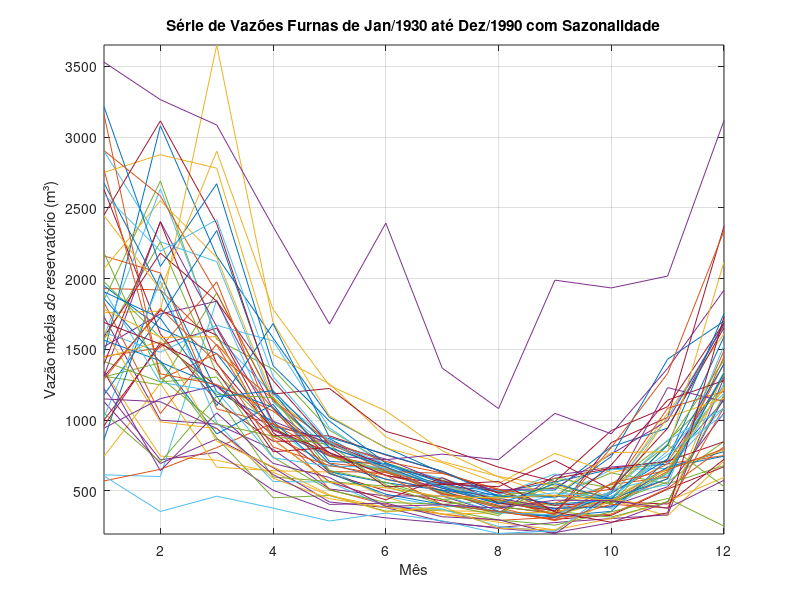

The MATLAB source for this figure: (Note: this script raises an error after producing the figure.)
% DISCIPLINA: TIP7044 - ESTIMAÇÃO E IDENTIFICAÇÃO DE SISTEMAS (2022.2 - T01)
% PROFESSOR: GUILHERME DE ALENCAR BARRETO
% ALUNO(A): ANDREZA COSTA NASCIMENTO
% MATRÍCULA: 544957

% 1º TRABALHO COMPUTACIONAL

%% Parte 1 - Normalização (Método Artigo)

clc;clear; close all;

serie_vazoes = load('furnas.dat');

fig = figure; clf

h = plot(serie_vazoes'); hold on

grid on

% define figure properties
opts.Colors     = get(groot,'defaultAxesColorOrder');
opts.saveFolder = 'img/';
opts.width      = 20;
opts.height     = 10;
opts.fontType   = 'Times';
opts.fontSize   = 24.6;

% add axis labes and legend
axis tight
title('Série de Vazões Furnas de Jan/1930 até Dez/1990 com Sazonalidade')
xlabel('Mês')
ylabel('Vazão média do reservatório (m³)')
%legend('1960','1946','1970','1972','1975')

% scaling
fig.Units               = 'centimeters';
fig.Position(3)         = opts.width;
fig.Position(4)         = opts.height;

% set text properties
set(fig.Children, ...
    'FontName',     'Times', ...
    'FontSize',     23);

% remove unnecessary white space
set(gca,'LooseInset',max(get(gca,'TightInset'), 0.02))
hold off

ln_serie = log(serie_vazoes);
m_serie = mean(ln_serie);
dp_serie = std(ln_serie);
modulo_serie = reshape(((ln_serie-m_serie)./dp_serie)', 1,[]);
serie_vazoes = reshape((serie_vazoes)', 1,[]);

fig = figure; clf

h = plot(serie_vazoes); hold on

grid on

% define figure properties
opts.Colors     = get(groot,'defaultAxesColorOrder');
opts.saveFolder = 'img/';
opts.width      = 20;
opts.height     = 10;
opts.fontType   = 'Times';
opts.fontSize   = 24.6;

% add axis labes and legend
axis tight
title('Série de Vazões Furnas de Jan/1930 até Dez/1990 com Sazonalidade')
xlabel('Mês')
ylabel('Vazão média do reservatório (m³)')
%legend('1960','1946','1970','1972','1975')

% scaling
fig.Units               = 'centimeters';
fig.Position(3)         = opts.width;
fig.Position(4)         = opts.height;

% set text properties
set(fig.Children, ...
    'FontName',     'Times', ...
    'FontSize',     23);

% remove unnecessary white space
set(gca,'LooseInset',max(get(gca,'TightInset'), 0.02))
hold off

fig = figure; clf

h = plot(modulo_serie); hold on

grid on

% define figure properties
opts.Colors     = get(groot,'defaultAxesColorOrder');
opts.saveFolder = 'img/';
opts.width      = 20;
opts.height     = 10;
opts.fontType   = 'Times';
opts.fontSize   = 24.6;

% add axis labes and legend
axis tight
title('Série de Vazões Furnas de Jan/1930 até Dez/1990 sem Sazonalidade')
xlabel('Mês')
ylabel('Vazão média do reservatório (m³)')
%legend('1960','1946','1970','1972','1975')

% scaling
fig.Units               = 'centimeters';
fig.Position(3)         = opts.width;
fig.Position(4)         = opts.height;

% set text properties
set(fig.Children, ...
    'FontName',     'Times', ...
    'FontSize',     23);

% remove unnecessary white space
set(gca,'LooseInset',max(get(gca,'TightInset'), 0.02))
hold off

% HISTOGRAMAS

fig = figure; clf

h = histogram(serie_vazoes); hold on

grid on

% define figure properties
opts.Colors     = get(groot,'defaultAxesColorOrder');
opts.saveFolder = 'img/';
opts.width      = 20;
opts.height     = 10;
opts.fontType   = 'Times';
opts.fontSize   = 24.6;

% add axis labes and legend
axis tight
title('Histograma da Série de Vazões Furnas com Sazonalidade')
xlabel('Vazão média do reservatório (m³)')
ylabel('Frequência (Meses)')
%legend('1960','1946','1970','1972','1975')

% scaling
fig.Units               = 'centimeters';
fig.Position(3)         = opts.width;
fig.Position(4)         = opts.height;

% set text properties
set(fig.Children, ...
    'FontName',     'Times', ...
    'FontSize',     23);

% remove unnecessary white space
set(gca,'LooseInset',max(get(gca,'TightInset'), 0.02))
hold off

fig = figure; clf

h = histogram(modulo_serie); hold on

grid on

% define figure properties
opts.Colors     = get(groot,'defaultAxesColorOrder');
opts.saveFolder = 'img/';
opts.width      = 20;
opts.height     = 10;
opts.fontType   = 'Times';
opts.fontSize   = 24.6;

% add axis labes and legend
axis tight
title('Histograma da Série de Vazões Furnas sem Sazonalidade')
%xlabel('Vazão média do reservatório (m³)')
ylabel('Frequência (Meses)')
%legend('1960','1946','1970','1972','1975')

% scaling
fig.Units               = 'centimeters';
fig.Position(3)         = opts.width;
fig.Position(4)         = opts.height;

% set text properties
set(fig.Children, ...
    'FontName',     'Times', ...
    'FontSize',     23);

% remove unnecessary white space
set(gca,'LooseInset',max(get(gca,'TightInset'), 0.02))
hold off


%------------------------------- FAC e FACP -------------------------------%


[facp_serie lag] = parcorr(modulo_serie);
tau_max = size(lag,2);
fac_serie = myfac3(modulo_serie,tau_max);
fac_serie(:,tau_max+1)=[];                     % para obecer ao requisito da função parcorr

fig = figure; clf

% for i=1:tau_max+1
%     tau(i) = i-1;
% end

h = stem(lag,fac_serie,'-r','LineWidth',1.5); hold on

% define figure properties
opts.Colors     = set(groot,'defaultAxesColorOrder');
opts.saveFolder = 'img/';
opts.width      = 20;
opts.height     = 10;
opts.fontType   = 'Times';
opts.fontSize   = 24.6;

% add axis labes and legend
axis tight
title('Funcao de Autocorrelacao')
xlabel('tau (lag)')
ylabel('FAC')
%legend('1960','1946','1970','1972','1975')

% scaling
fig.Units               = 'centimeters';
fig.Position(3)         = opts.width;
fig.Position(4)         = opts.height;

% set text properties
set(fig.Children, ...
    'FontName',     'Times', ...
    'FontSize',     23);

% remove unnecessary white space
set(gca,'LooseInset',max(get(gca,'TightInset'), 0.02))
hold off

fig = figure; clf

h = stem(lag,facp_serie,'-r','LineWidth',1.5); hold on

grid on

% define figure properties
opts.Colors     = get(groot,'defaultAxesColorOrder');
opts.saveFolder = 'img/';
opts.width      = 20;
opts.height     = 10;
opts.fontType   = 'Times';
opts.fontSize   = 24.6;

% add axis labes and legend
axis tight
title('Funcao de Autocorrelacao Parcial')
xlabel('tau (lag)')
ylabel('FACP')
%legend('1960','1946','1970','1972','1975')

% scaling
fig.Units               = 'centimeters';
fig.Position(3)         = opts.width;
fig.Position(4)         = opts.height;

% set text properties
set(fig.Children, ...
    'FontName',     'Times', ...
    'FontSize',     23);

% remove unnecessary white space
set(gca,'LooseInset',max(get(gca,'TightInset'), 0.02))
hold off